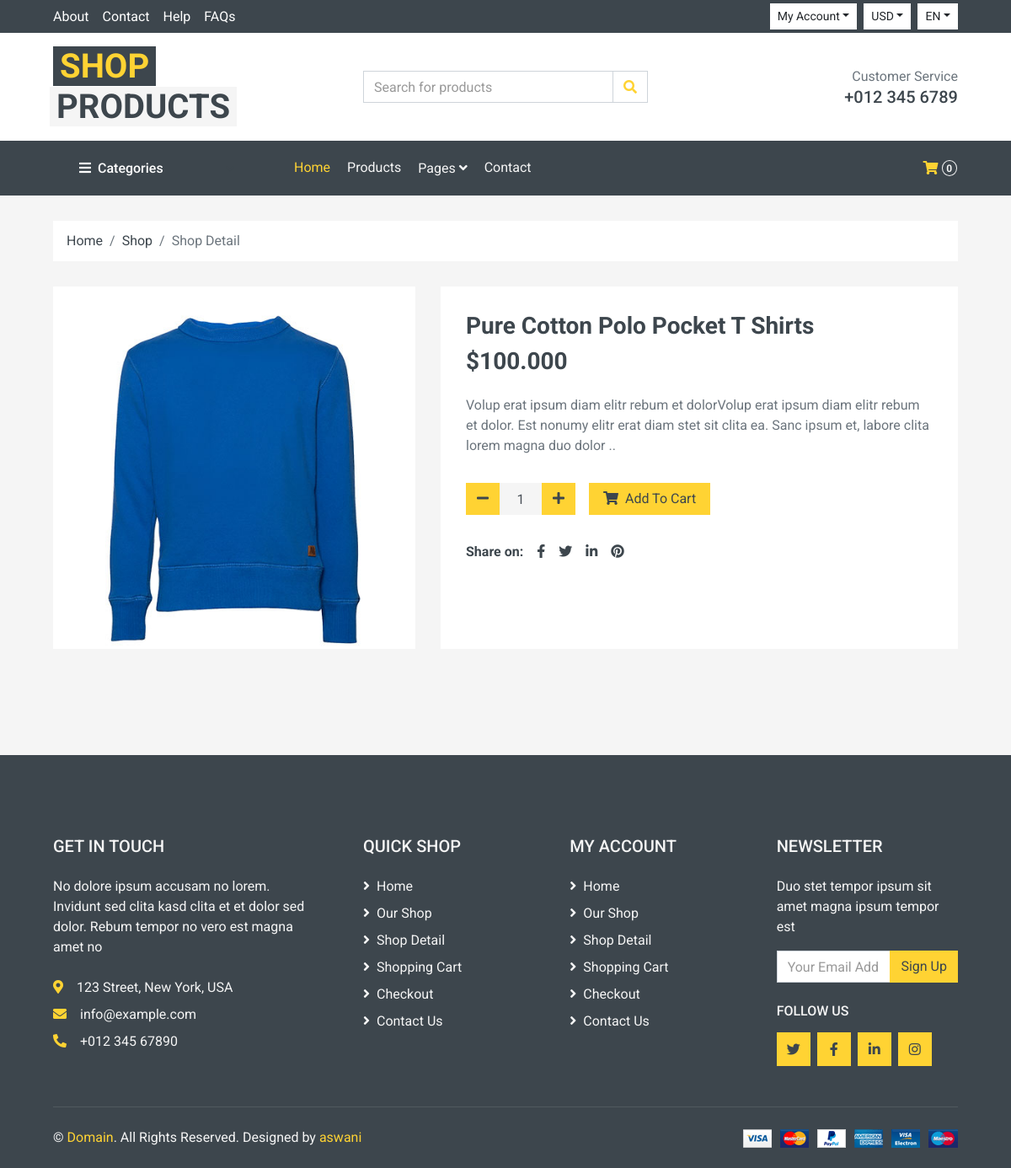
Page /product/3/ (signed in) on the committed database.
### shop_app/models.py (models this page shows, shortened)
class S_product(models.Model):
    product_name = models.CharField(max_length=300)
    product_img = models.ImageField(upload_to='product_pic')
    price = models.DecimalField(max_digits=10, decimal_places=3)
    description = models.TextField()

### shop_app/views.py (the view)
# urls.py: path('product/<int:id>/', views.product_detail, name='product_detail'),
@login_required
def product_detail(request, id):
    product = get_object_or_404(S_product, id=id)
    return render(request, 'details.html', {'product': product})

### shop_app/context_processors.py (called while the page is built)
def cart_count(request):
    cart = request.session.get('cart', {})
    cart_count = sum(item.get('quantity', 1) for item in cart.values())
    return {'cart_count': cart_count}

### templates/details.html (shortened to what this page needs)
{% extends "base.html" %}
{% load static %}
{% block content %}
    <div class="container-fluid">
        <div class="row px-xl-5">
            <div class="col-12">
                <nav class="breadcrumb bg-light mb-30">
                    <a class="breadcrumb-item text-dark" href="{% url 'index' %}">Home</a>
                    <a class="breadcrumb-item text-dark" href="{% url 'shop' %}">Shop</a>
                    <span class="breadcrumb-item active">Shop Detail</span>
                </nav>
            </div>
        </div>
    </div>
    <div class="container-fluid pb-5">
        <div class="row px-xl-5">
            <div class="col-lg-5 mb-30">
                <img class="w-100 h-100" src="{{ product.product_img.url }}" alt="{{ product.product_name }}">
            </div>
            <div class="col-lg-7 h-auto mb-30">
                <div class="h-100 bg-light p-30">
                    <h3>{{ product.product_name }}</h3>
                    <h3 class="font-weight-semi-bold mb-4">${{ product.price }}</h3>
                    <p class="mb-4">{{ product.description }}</p>
                    <div class="d-flex align-items-center mb-4 pt-2">
                        <form method="POST" action="{% url 'add_to_cart' product.id %}" class="d-flex align-items-center">
                            <div class="input-group quantity mr-3" style="width: 130px;">
                                <div class="input-group-btn">
                                    <button type="button" class="btn btn-primary btn-minus">
                                        <i class="fa fa-minus"></i>
                                    </button>
                                </div>
                                <input type="text" name="quantity" class="form-control bg-secondary border-0 text-center" value="1" id="quantity-input">
                                <div class="input-group-btn">
                                    <button type="button" class="btn btn-primary btn-plus">
                                        <i class="fa fa-plus"></i>
                                    </button>
                                </div>
                            </div>
                            <button type="submit" class="btn btn-primary px-3">
                                <i class="fa fa-shopping-cart mr-1"></i> Add To Cart
                            </button>
                        </form>
                    </div>
                    <div class="d-flex pt-2">
                        <strong class="text-dark mr-2">Share on:</strong>
                        <div class="d-inline-flex">
                            <a class="text-dark px-2" href=""><i class="fab fa-facebook-f"></i></a>
                            <a class="text-dark px-2" href=""><i class="fab fa-twitter"></i></a>
                            <a class="text-dark px-2" href=""><i class="fab fa-linkedin-in"></i></a>
                            <a class="text-dark px-2" href=""><i class="fab fa-pinterest"></i></a>
                        </div>
                    </div>
                </div>
            </div>
        </div>
    </div>
{% endblock %}

### rows in the picture
S_product: product_img (picture), product_name "Pure Cotton Polo Pocket T Shirts", price "100.000", description "Volup erat ipsum diam elitr rebum et dolorVolup erat ipsum diam elitr rebum et dolor. Est nonumy elitr erat diam stet sit clita ea. Sanc ipsum et, labore clita lorem magna duo dolor .."

### other values in the picture
{{ cart_count }} "0"
